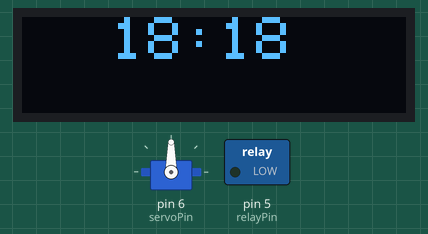
Simulated run of this program. Board: Arduino Uno, built with avr-gcc and run on an emulated ATmega328P. On the bench: servo, 128×32 one-colour display, switched loads named in the program (green lamp = pin HIGH). The local clock reads 2024-03-15 10:24:30 at power-on unless the program sets it.

Above: at 0.1 s.
At 50.2 s:
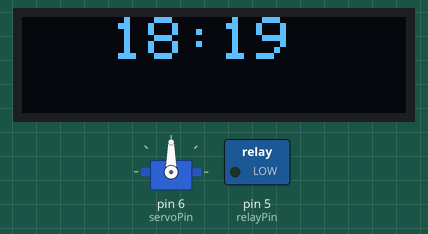
At 110.6 s:
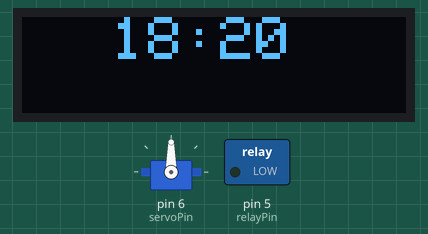
Timing chart, 0 to 112.1 s (numbered marks = the images above):
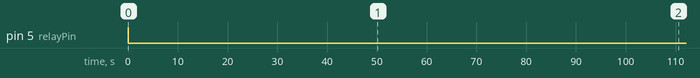

Measured:
- what the display in image 0 shows lasts 50.1 s, from 0.1 s to 50.2 s
- what the display in image 1 shows lasts 60.3 s, from 50.2 s to 110.5 s

The program:

main.cpp
```cpp
#include <Arduino.h>
#include <LowPower.h>
#include <SPI.h>
#include <Wire.h>
#include <Adafruit_GFX.h>
#include <Adafruit_SSD1306.h>
#include <Adafruit_I2CDevice.h>
#include "RTClib.h"
#include <IRremote.h>
#include <Servo.h>
#include "Sleep.h"
#include "Display.h"
#include "Time.h"

RTC_DS3231 rtc;
Adafruit_SSD1306 display(SCREEN_WIDTH, SCREEN_HEIGHT, &Wire, OLED_RESET);
Servo servo;

//defined IR out at pin 3

class PinClass
{
public:
    const byte relayPin = 5;
    const byte servoPin = 6;

    explicit PinClass(String init)
    {
        pinMode(relayPin, OUTPUT);
        digitalWrite(relayPin, HIGH);
        servo.attach(servoPin);
    }

    PinClass()
    = default;

    void high(uint8_t pinNum)
    {
        digitalWrite(pinNum, HIGH);
    }

    void low(uint8_t pinNum)
    {
        digitalWrite(pinNum, LOW);
    }
};

class DisplayClass

{
public:
    DisplayClass()
    = default;

    explicit DisplayClass(String init)
    {
        setup();
        display.setTextColor(SSD1306_WHITE);
        size(2);
        cursor(0,0);
        clear();
        update();
    }

    void setup()
    {
        if (!display.begin(SSD1306_SWITCHCAPVCC, 0x3C)) {
            Serial.println(F("SSD1306 allocation failed"));
            for (;;);
        }

    }

    void displayData(uint8_t uhr, uint8_t minut)
    {
        clear();
        cursor(30,0);
        display.print(uhr);
        display.print(":");
        display.print(minut);
        update();
        delay(1000);
    }

    void size(uint8_t textSize)
    {
        display.clearDisplay();
        display.setTextSize(textSize);
    }

    void clear()
    {
        display.clearDisplay();
    }

    void update()
    {
        display.display();
    }

    void cursor(uint8_t x, uint8_t y)
    {
        display.setCursor(x,y);
    }
};

class RtcClass
{
public:
    explicit RtcClass(String init) {
        setup();
    }

    RtcClass()
    = default;

    void setup() {
        if (!rtc.begin()) {
            Serial.println("Couldn't find RTC");
            Serial.flush();
            abort();
        }
        if (rtc.lostPower()) {
            Serial.println("RTC lost power, let's set the time!");
            //rtc.adjust(DateTime(F(__DATE__), F(__TIME__)));
            //rtc.adjust(DateTime(2021, 2, 25, 12, 30, 0));
        }
    }

    void adjustHoursMinutes(uint8_t hour, uint8_t min) {
        rtc.adjust(DateTime(2021, 3, 8, hour, min, 10));
    }

    DateTime getTime() {
        return rtc.now();
    }

    bool isReadingTime() {
        DateTime now = getTime();
        return now.hour() == 20 && now.minute() == 40;
    }

    bool isSleepTime() {
        DateTime now = getTime();
        return now.hour() == 21 && now.minute() == 28;
    }

    bool isNightMode() {
        DateTime now = getTime();
        return (now.hour() >= 21 && now.minute() >= 29) || now.hour() < 5;
    }

    bool isDaylight() {
        DateTime now = getTime();
        return now.hour() == 6 && now.minute() == 20;
    }

    bool isNightlight()
    {
        DateTime now = getTime();
        return now.hour() == 19 && now.minute() == 30;
    }
};

class IrClass
{
private:
    uint8_t address = 0x0;
    uint8_t numOfRepeats = 0;
public:
    explicit IrClass(String init)
    {
        setup();
    }
    IrClass()
    = default;

    uint8_t red = 0x19;
    uint8_t dim = 0x1D;
    uint8_t lightUp = 0x9;
    uint8_t on = 0xD;
    uint8_t off = 0x1F;

    void setup() //maly pismenko
    {
        IrSender.begin(true);
    }

    void send(uint8_t action) //maly pismenko
    {
        IrSender.sendNEC(address, action, numOfRepeats);
        delay(200);
    }
};

void setup()
{
    PinClass pin("init");
    IrClass ir("init");
    DisplayClass disp("init");
    RtcClass clock("init");
    Serial.begin(9600);
    delay(15);
    clock.adjustHoursMinutes(18, 18);
    pin.low(pin.relayPin);
}

void loop()
{
    IrClass ir;
    DisplayClass disp;
    RtcClass clock;
    PinClass pin;
    DateTime now = clock.getTime();
    disp.displayData(now.hour(), now.minute());

    if (clock.isReadingTime()){
        ir.send(ir.on);
        ir.send(ir.red);
    }

    else if (clock.isSleepTime()){
        ir.send(ir.off);
    }

    else if (clock.isDaylight())
    {
        pin.low(pin.relayPin);//use register control instead
    }

    else if (clock.isNightlight())
    {
        pin.high(pin.relayPin); //register control instead
        //code for servo moving turning on lampLight
    }

    while (clock.isNightMode()) {
        goodNight();
    }
}
```

Display.h
```cpp
#ifndef UNTITLED1_DISPLAY_H
#define UNTITLED1_DISPLAY_H

#endif //UNTITLED1_DISPLAY_H

#define SCREEN_WIDTH 128
#define SCREEN_HEIGHT 32
#define OLED_RESET -1
```

Sleep.h
```cpp
//
// Created by adamhoof on 02.03.21.
//

#ifndef UNTITLED1_SLEEP_H
#define UNTITLED1_SLEEP_H

#endif //UNTITLED1_SLEEP_H

void goodNight()
{
    delay(100);
    LowPower.powerDown(SLEEP_8S, ADC_OFF, BOD_OFF);
}
```
